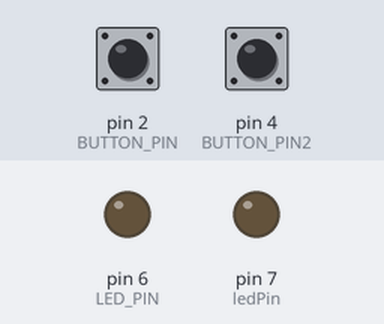
The sketch below on a simulated Arduino Uno, built with avr-gcc and run on an emulated ATmega328P. Shown: output pins drawn as LEDs (lit = HIGH). Inputs (shaded band) come from the test bench; at power-on: pin 4 (BUTTON_PIN2) LOW, pin 2 (BUTTON_PIN) LOW. What the sketch prints to the serial monitor is not drawn.

Above: at 1.2 s.
1.3 s: pin 4 (BUTTON_PIN2) pulled HIGH for 0.15 s
At 1.39 s:
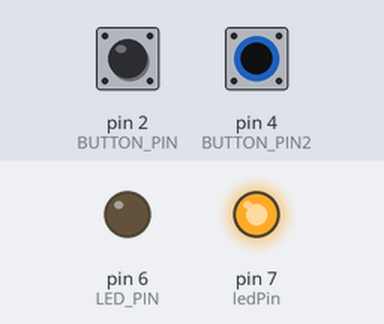
2.9 s: pin 2 (BUTTON_PIN) pulled HIGH for 1 s
At 5.0 s:
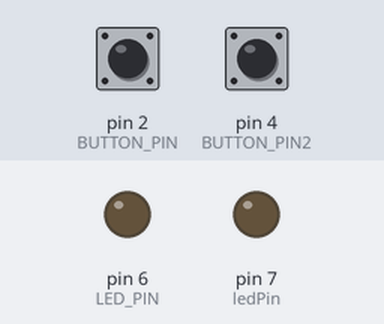
5.9 s: pin 2 (BUTTON_PIN) pulled HIGH for 0.15 s
At 6.3 s:
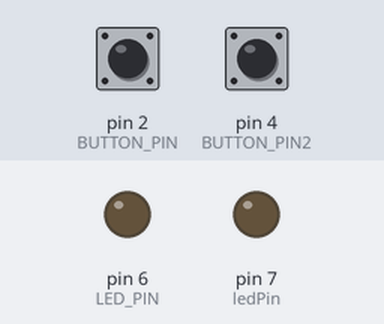
8.0 s: pin 4 (BUTTON_PIN2) pulled HIGH for 1 s
At 8.4 s:
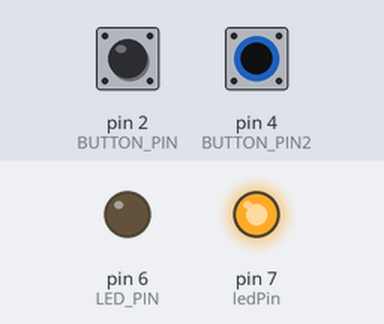
10.5 s: pin 2 (BUTTON_PIN) driven HIGH
At 10.75 s:
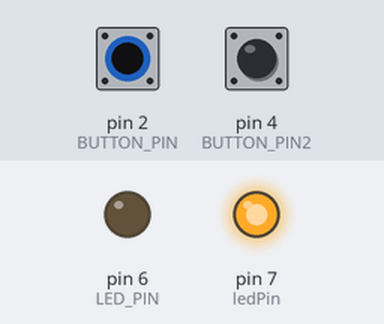
13.5 s: pin 2 (BUTTON_PIN) driven LOW
At 14.1 s:
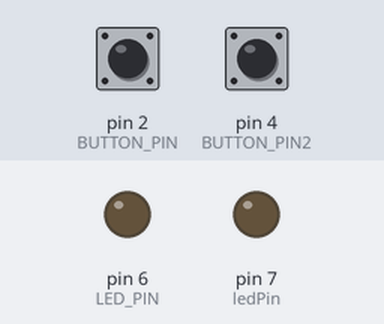
Timing chart, 0 to 16.3 s (numbered marks = the images above; inputs shaded):
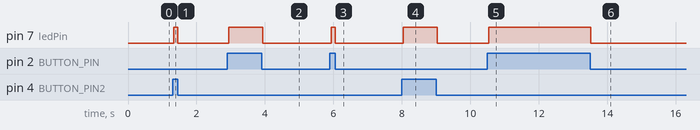

Measured:
- after the input at 1.3 s, pin 7 (ledPin): LOW → HIGH at once, → LOW 0.12 s later
- after the input at 2.9 s, pin 7 (ledPin): LOW → HIGH at once, → LOW 0.99 s later
- after the input at 5.9 s, pin 7 (ledPin): LOW → HIGH at once, → LOW 0.12 s later
- after the input at 8.0 s, pin 7 (ledPin): LOW → HIGH at once, → LOW 0.99 s later
- after the input at 10.5 s, pin 7 (ledPin): LOW → HIGH at once
- after the input at 13.5 s, pin 7 (ledPin): HIGH → LOW at once

The sketch:

transmitter.ino
```cpp
#define TRANSMITTER

// Arduino digital pins
#define BUTTON_PIN  2
#define BUTTON_PIN2  4
#define LED_PIN     6

// Button hardware is setup so the button goes LOW when pressed
#define BUTTON_PRESSED LOW
#define BUTTON_NOT_PRESSED HIGH
// Maurice Ribble
// 8-30-2009
// http://www.glacialwanderer.com/hobbyrobotics
// Used Arduino 0017
// This does does some error checking to try to make sure the receiver on this one way RF
//  serial link doesn't repond to garbage

#define NETWORK_SIG_SIZE 3

#define VAL_SIZE         2
#define CHECKSUM_SIZE    1
#define PACKET_SIZE      (NETWORK_SIG_SIZE + VAL_SIZE + CHECKSUM_SIZE)

// The network address byte and can be change if you want to run different devices in proximity to each other without interfearance
#define NET_ADDR 5
int val = 0;
int val2 = 0;
int ledPin = 7;
const byte g_network_sig[NETWORK_SIG_SIZE] = {0x8F, 0xAA, NET_ADDR};  // Few bytes used to initiate a transfer

// Sends an unsigned int over the RF network
void writeUInt(unsigned int val)
{
  byte checksum = (val/256) ^ (val&0xFF);
  Serial.write(0xF0);  // This gets reciever in sync with transmitter
  Serial.write(g_network_sig, NETWORK_SIG_SIZE);
  Serial.write((byte*)&val, VAL_SIZE);
  Serial.write(checksum); //CHECKSUM_SIZE
}


void setup()
{
  pinMode(BUTTON_PIN, INPUT);
  pinMode(BUTTON_PIN2, INPUT);
  pinMode(LED_PIN, OUTPUT);
  digitalWrite(LED_PIN, LOW);
  pinMode(ledPin, OUTPUT);
  Serial.begin(1200);  // Hardware supports up to 2400, but 1200 gives longer range
}


void loop()
{

  val = digitalRead(BUTTON_PIN);  // read input value
  if (val == HIGH) {         // check if the input is HIGH (button released)

    digitalWrite(ledPin, HIGH);
    writeUInt(240); // Put any number you want to send here (71 is just a test)
  } else {
digitalWrite(ledPin, LOW);
  }

  val2 = digitalRead(BUTTON_PIN2);  // read input value
  if (val2 == HIGH) {         // check if the input is HIGH (button released)

    digitalWrite(ledPin, HIGH);
    writeUInt(275); // Put any number you want to send here (71 is just a test)
  } else {
digitalWrite(ledPin, LOW);
  }


}
```
